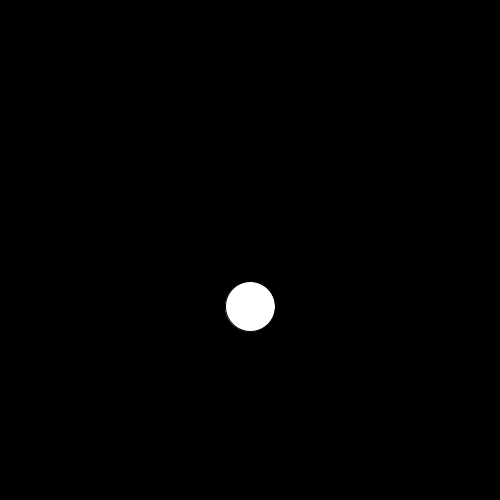
Frame 1 (no input)
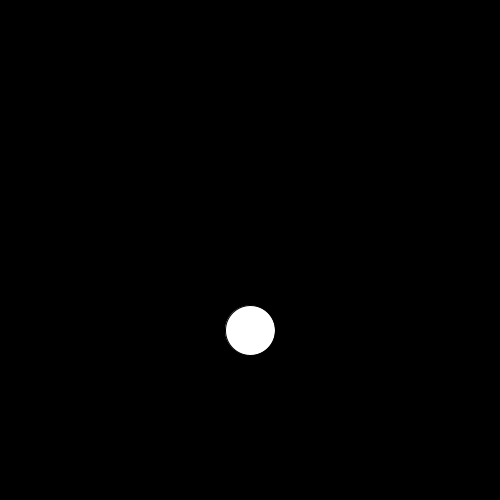
Frame 60 (the mouse pressed at the canvas centre just before this capture)
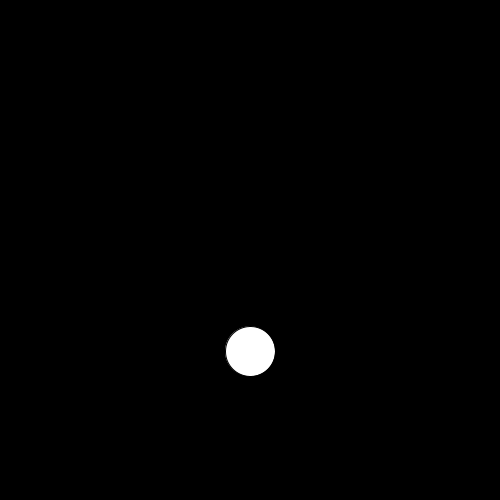
Frame 120 (the mouse held since frame 60 and released just before this capture)

The Processing sketch that drew these frames (run headless with seeded random() and noise(); from frame 60 on, the mouse is pressed at the canvas centre):

// Processing sketch: bouncing_ball
// ── bouncing_ball.pde
float ballHeight = 1;

void setup() {
  size(500, 500);
}
void draw() {
  background(0);
  circle(250, -200*Math.abs(sin(ballHeight))+475, 50);
  ballHeight+=0.05;
}
